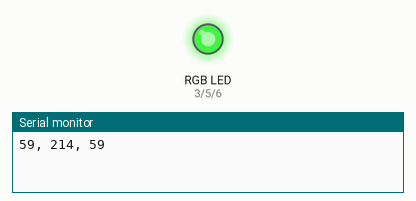
This sketch was run on a simulated Arduino Uno, built with avr-gcc and run on an emulated ATmega328P. Shown: an RGB LED mixed from three pins (HIGH = lit), the last lines printed to the serial monitor. Dim RGB values are drawn brighter than linear; random numbers use the default seed unless the sketch sets one.

Above: at 0.1 s.
At 5.1 s:
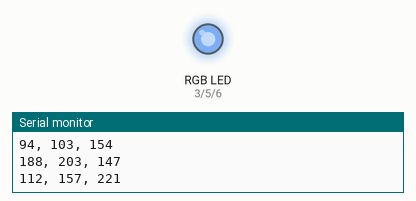
At 9.6 s:
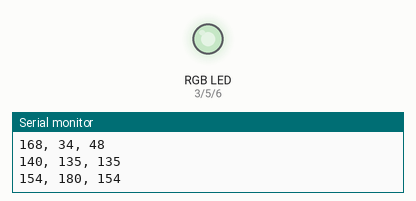
At 19.6 s:
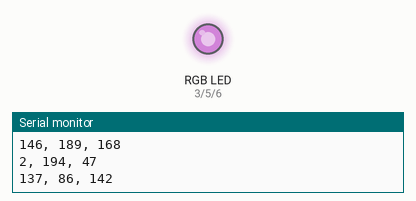
At 29.6 s:
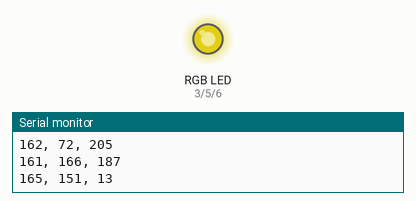
At 39.1 s:
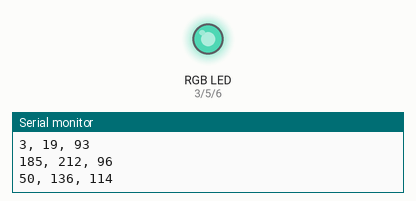
Timing chart, 0 to 40.0 s (numbered marks = the images above):
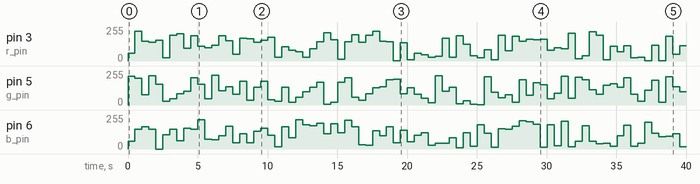

Measured:
- by itself, pin 3 (r_pin): 0/255 → 59/255 at 0.00 s, → 223/255 0.50 s later, → 150/255 0.50 s later, → 142/255 0.50 s later, … (80 changes in this stretch)
- by itself, pin 5 (g_pin): 0/255 → 214/255 at 0.00 s, → 201/255 0.50 s later, → 77/255 0.50 s later, → 218/255 0.50 s later, … (80 changes in this stretch)

The sketch:

program.ino
```cpp
#define r_pin 3
#define g_pin 5
#define b_pin 6

long r;
long g;
long b;

void setup() {
  pinMode(b_pin, OUTPUT);
  pinMode(r_pin, OUTPUT);
  pinMode(g_pin, OUTPUT);
  Serial.begin(9600);
  randomSeed(analogRead(0));
}

void rgbFlash(int rval, int gval, int bval, int rp, int gp, int bp) {
  analogWrite(rp, rval);
  analogWrite(gp, gval);
  analogWrite(bp, bval);

  // Print RGB values on the same line
  Serial.print(rval);
  Serial.print(", ");
  Serial.print(gval);
  Serial.print(", ");
  Serial.println(bval);
}

void loop() {
  // Generate random RGB values
  r = random(0, 225);
  g = random(0, 225);
  b = random(0, 225);

  // Flash RGB LED with random values
  rgbFlash(r, g, b, r_pin, g_pin, b_pin);

  delay(500);
}
```
